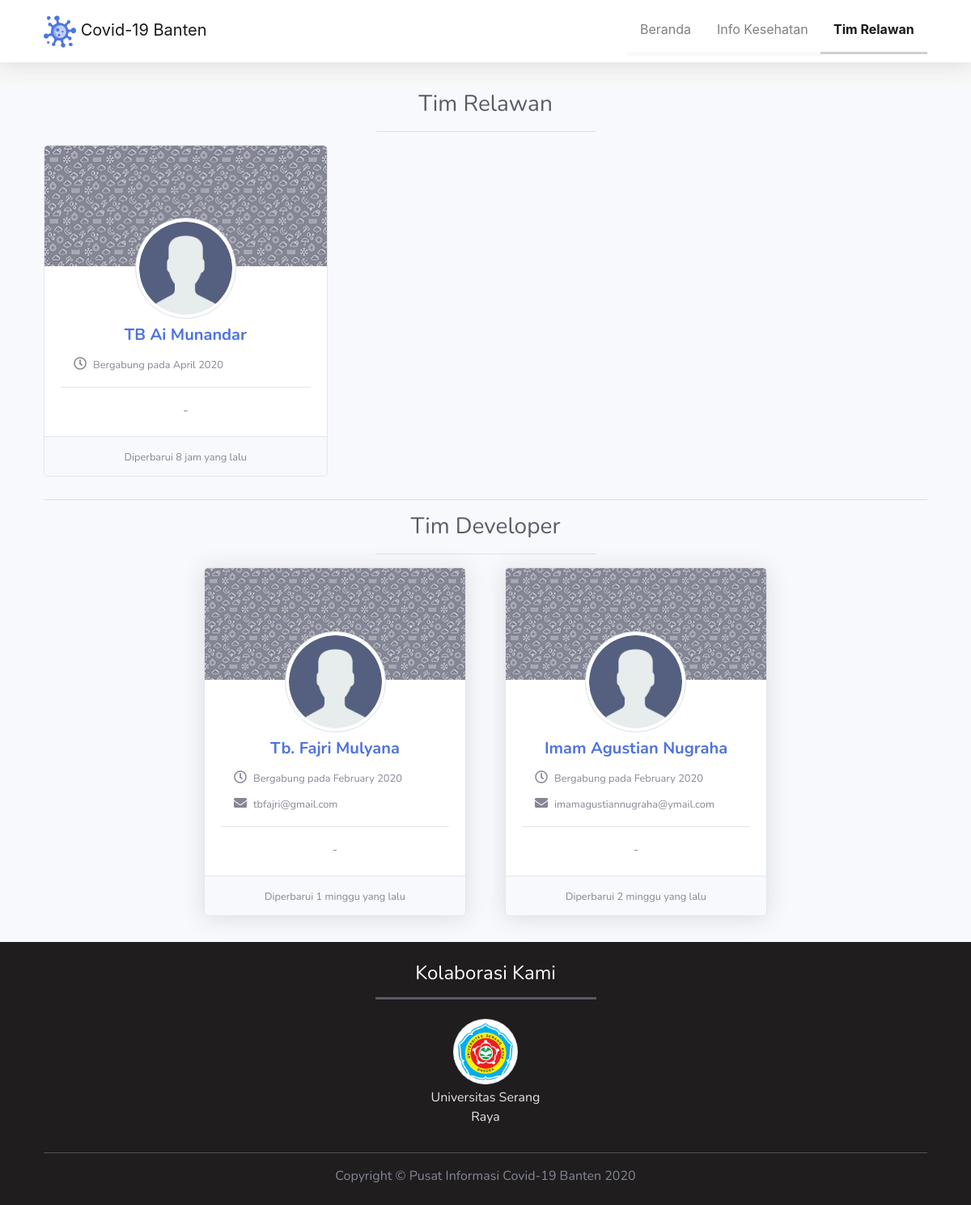
Screenshot of /index.php/team with the database file from the repository.
### tables this page shows
CREATE TABLE `users` (
  `id_users` int(11) NOT NULL,
  `email` varchar(128) NOT NULL,
  `password` varchar(256) NOT NULL,
  `name` varchar(128) NOT NULL,
  `phone` varchar(50) NOT NULL,
  `photo` varchar(128) NOT NULL,
  `desc` text,
  `status` int(1) NOT NULL COMMENT '1 = Administrator, 2 = Relawan',
  `active` int(1) NOT NULL COMMENT '0 = Tidak Aktif, 1 = Aktif, 2 = Blokir',
  `date_created` int(11) NOT NULL,
  `date_update` timestamp NOT NULL DEFAULT CURRENT_TIMESTAMP ON UPDATE CURRENT_TIMESTAMP
);

### application/views/layout/content.php (called while the page is built)
<?php if ($content) {
    $this->load->view( $content);
}

### application/views/layout/index.php (called while the page is built)
<?php
require_once ('head.php');
require_once ('nav.php');
require_once ('content.php');
require_once ('footer.php');
?>

### application/controllers/Team.php (called while the page is built, shortened)
<?php
class Team extends CI_Controller
{
    public function __construct()
    {
        $this->load->model('users_model');
    }
    public function index()
    {
        $data     = array(
            'title'    => 'Relawan',
            'content'    => 'team/list',
            'dev' => $this->users_model->getData(NULL, 'id_users <= 2')->result(),
            'volunteer' => $this->users_model->dataNot([1, 2, 3])->result(),
            'tektime' => 'Diperbarui'
        );
        $this->load->view('layout/index', $data, FALSE);
    }
}

### index.php (called while the page is built, shortened)
<?php
require_once BASEPATH.'core/CodeIgniter.php';

### application/models/Users_model.php (called while the page is built, shortened)
<?php
class Users_model extends CI_Model
{
    private $_table = 'users';
    public function getData($select = NULL, $where = NULL)
    {
        if ($select != NULL) {
            $this->db->select($select);
        } else {
            $this->db->select('*');
        }
        if ($where != NULL) {
            $this->db->where($where);
        }
        $this->db->from($this->_table);
        return $this->db->get();
    }
    public function dataNot($names)
    {
        $this->db->where('active', 1);
        $this->db->where_not_in('id_users', $names);
        $this->db->from($this->_table);
        return $this->db->get();
    }
}

### application/views/team/list.php (the view)
<section id="member-list" class="py-2 bg-light text-center">
    <div class="container">
        <div class="row">
            <div class="col text-center">
                <p class="h3 text-dark">Tim Relawan</p>
                <hr class="w-25 mb-3">
            </div>
        </div>
        <?php
        if ($volunteer) {
            echo '<div class="card-columns">';
            foreach ($volunteer as $v) :
        ?>
                <div class="card">
                    <img class="card-img-top" src="<?php echo base_url('assets/img/bg-profil.png') ?>">
                    <div class="card-body">
                        <img src="<?php echo base_url('assets/img/profile/') . $v->photo ?>" class="rounded-circle img-thumbnail">
                        <h5 class="card-title text-primary font-weight-bold mt-2"><?php echo ucwords($v->name) ?></h5>
                        <ul class="fa-ul text-left">
                            <li class="mb-2">
                                <span class="fa-li"><i class="far fa-clock"></i></span>
                                <small>Bergabung pada <?php echo strftime("%B %Y", $v->date_created); ?></small>
                            </li>
                        </ul>
                        <hr>
                        <p class="card-text"><?php secho(($v->desc) ? $v->desc : "-"); ?></p>
                    </div>
                    <div class="card-footer">
                        <small class="text-muted"><?php echo  $tektime . ' ' . timeInfo($v->date_update) ?></small>
                    </div>
                </div>
            <?php
            endforeach;
            echo '</div>';
        } else { ?>
            <p class="text-center">Belum ada data untuk saat ini.</p>
        <?php }; ?>
        <hr class="my-3">
        <div class="row">
            <div class="col text-center">
                <p class="h3 text-dark">Tim Developer</p>
                <hr class="w-25 mb-3">
            </div>
        </div>
        <div class="card-deck justify-content-sm-center mb-4">
            <div class="col-md-4">
                <div class="card shadow">
                    <img class="card-img-top" src="<?php echo base_url('assets/img/bg-profil.png') ?>">
                    <div class="card-body">
                        <img src="<?php echo base_url('assets/img/profile/') . $dev[1]->photo ?>" class="rounded-circle img-thumbnail">
                        <h5 class="card-title text-primary font-weight-bold mt-2"><?php echo ucwords($dev[1]->name) ?></h5>
                        <ul class="fa-ul text-left">
                            <li class="mb-2">
                                <span class="fa-li"><i class="far fa-clock"></i></span>
                                <small>Bergabung pada <?php echo strftime("%B %Y", $dev[1]->date_created); ?></small>
                            </li>
                            <li class="mb-2">
                                <span class="fa-li"><i class="fas fa-envelope"></i></span>
                                <small><?php echo $dev[1]->email ?></small>
                            </li>
                        </ul>
                        <hr>
                        <p class="card-text"><?php secho(($dev[1]->desc) ? $dev[1]->desc : "-"); ?></p>
                    </div>
                    <div class="card-footer">
                        <small class="text-muted"><?php echo  $tektime . ' ' . timeInfo($dev[1]->date_update) ?></small>
                    </div>
                </div>
            </div>
            <div class="col-md-4">
                <div class="card shadow">
                    <img class="card-img-top" src="<?php echo base_url('assets/img/bg-profil.png') ?>">
                    <div class="card-body">
                        <img src="<?php echo base_url('assets/img/profile/') . $dev[0]->photo ?>" class="rounded-circle img-thumbnail">
                        <h5 class="card-title text-primary font-weight-bold mt-2"><?php echo ucwords($dev[0]->name) ?></h5>
                        <ul class="fa-ul text-left">
                            <li class="mb-2">
                                <span class="fa-li"><i class="far fa-clock"></i></span>
                                <small>Bergabung pada <?php echo strftime("%B %Y", $dev[0]->date_created); ?></small>
                            </li>
                            <li class="mb-2">
                                <span class="fa-li"><i class="fas fa-envelope"></i></span>
                                <small><?php echo $dev[0]->email ?></small>
                            </li>
                        </ul>
                        <hr>
                        <p class="card-text"><?php secho(($dev[0]->desc) ? $dev[0]->desc : "-"); ?></p>
                    </div>
                    <div class="card-footer">
                        <small class="text-muted"><?php echo  $tektime . ' ' . timeInfo($dev[0]->date_update) ?></small>
                    </div>
                </div>
            </div>
        </div>
    </div>
</section>

### application/helpers/fungsi_helper.php (shortened to what this page needs)
<?php
function cr()
{
    $year = 2020;
    $yearnow = date('Y');
    if ($yearnow == $year) {
        echo $yearnow;
    } else {
        echo $year . ' - ' . $yearnow;
    }
}
function secho($str)
{
    echo htmlentities($str, ENT_QUOTES, 'UTF-8');
}
function timeInfo($timestamp)
{
    $selisih = time() - strtotime($timestamp);
    $detik = $selisih;
    $menit = round($selisih / 60);
    $jam = round($selisih / 3600);
    $hari = round($selisih / 86400);
    $minggu = round($selisih / 604800);
    $bulan = round($selisih / 2419200);
    $tahun = round($selisih / 29030400);
    if ($detik <= 60) {
        $waktu = $detik . ' detik yang lalu';
    } else if ($menit <= 60) {
        $waktu = $menit . ' menit yang lalu';
    } else if ($jam <= 24) {
        $waktu = $jam . ' jam yang lalu';
    } else if ($hari <= 7) {
        $waktu = $hari . ' hari yang lalu';
    } else if ($minggu <= 4) {
        $waktu = $minggu . ' minggu yang lalu';
    } else if ($bulan <= 12) {
        $waktu = $bulan . ' bulan yang lalu';
    } else {
        $waktu = $tahun . ' tahun yang lalu';
    }
    return $waktu;
}

### assets/css/style.css (style rules this page uses)
html { height: 100%; }
body { height: 100%; padding-top: 6.5rem; background: #f8f8f8 !important; }
#member-list .card-body img { width: 125px; margin-top: -80px; }

### rows the page displays
users: photo (placeholder picture), name "TB Ai Munandar", date_created "April 2020", date_update "8 jam yang lalu"
users: photo (placeholder picture), name "Tb. Fajri Mulyana", date_created "February 2020", email "tbfajri@gmail.com", date_update "1 minggu yang lalu"
users: photo (placeholder picture), name "Imam Agustian Nugraha", date_created "February 2020", email "imamagustiannugraha@ymail.com", date_update "2 minggu yang lalu"

### other values shown
$str "- -"
$tektime "Diperbarui"
